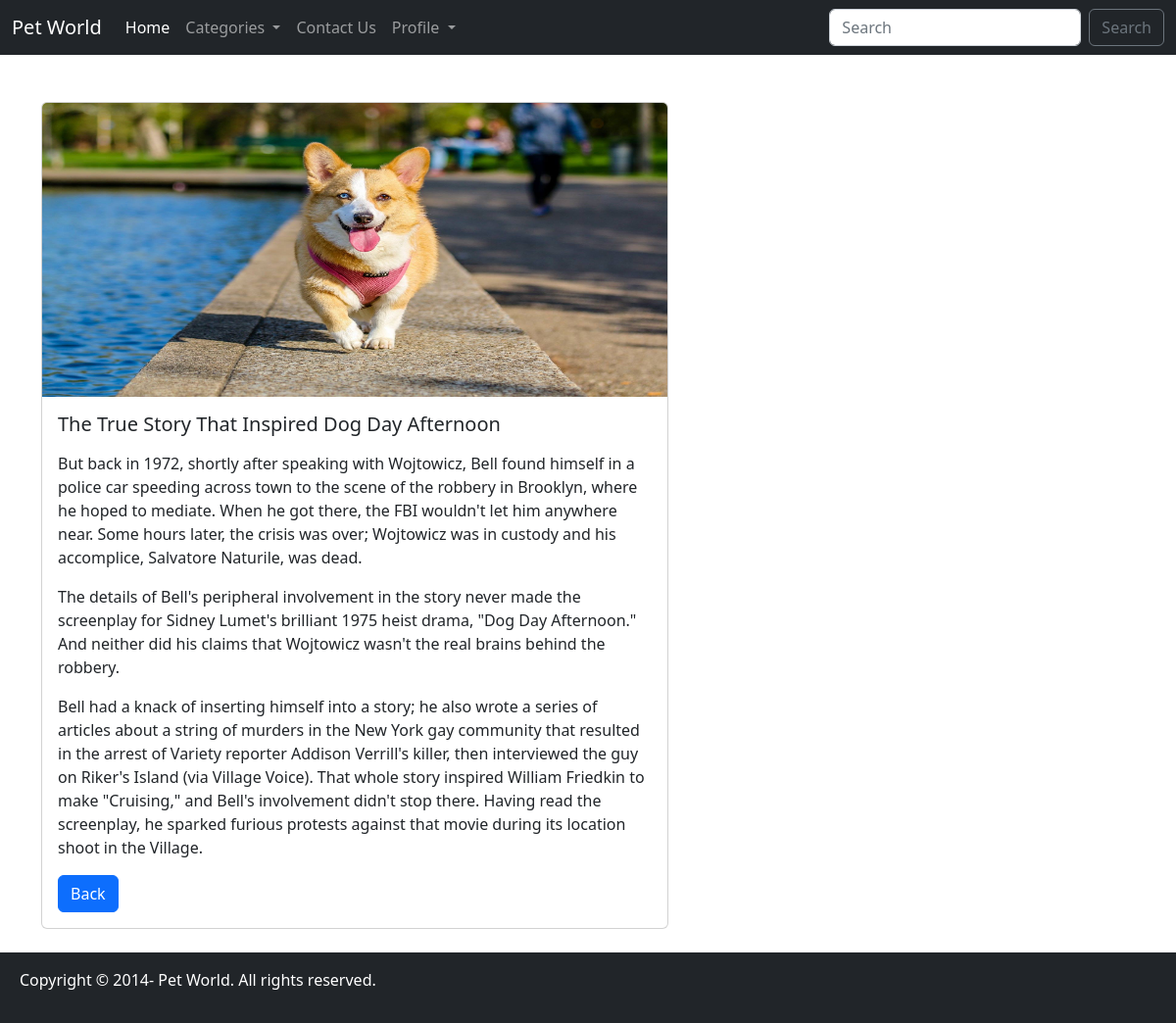
The app's page /storydetail12 with its own data.
### myapp/models.py (models this page shows, shortened)
class Story(models.Model):
    title = models.CharField(max_length=300)
    body = RichTextField()
    story_image = models.ImageField(blank=True, null=True, upload_to='images/')
    author = models.ForeignKey(User, on_delete=models.CASCADE)
    created_at = models.DateField(auto_now_add=True)
    category = models.ForeignKey(Category, null=True, on_delete=models.SET_NULL)

### myapp/views.py (the view)
# urls.py: path('storydetail<story_id>', views.storydetailview, name="storydetail"),
def storydetailview(request, story_id):
    story = Story.objects.get(pk=story_id)
    return render(request, 'storydetail.html', {'story':story})

### templates/storydetail.html (shortened to what this page needs)
{% extends 'base.html' %}
{% block content %}
<br/>
<div class="container">
    <div class="card" style="width: 40rem;">
        {% if story.story_image %}
        <img src="{{story.story_image.url}}" class="card-img-top" width="200" height="300" alt="...">
        {% endif %}
        <div class="card-body">
          <h5 class="card-title">{{story.title}}</h5>
          <p class="card-text">{{story.body|safe}}</p>
          <a href="{% url 'home' %}" class="btn btn-primary">Back</a>
        </div>
      </div>
</div>
<br/>
{% endblock %}

### records on screen
Story: story_image (picture), title "The True Story That Inspired Dog Day Afternoon", body "But back in 1972, shortly after speaking with Wojtowicz, Bell found himself in a police car speeding across town to the scene of the robbery in Brooklyn, where he hoped to mediate. When he got there, the FBI wouldn't let him anywhere near. Some hours later, the crisis was over; Wojtowicz was in custody and his accomplice, Salvatore Naturile, was dead. The details of Bell's peripheral involvement in the story never made the screenplay for Sidney Lumet's brilliant 1975 heist drama, \"Dog Day Afternoon.\" And neither did his claims that Wojtowicz wasn't the real brains behind the robbery. Bell had a knack of inserting himself into a story; he also wrote a series of articles about a string of…"
